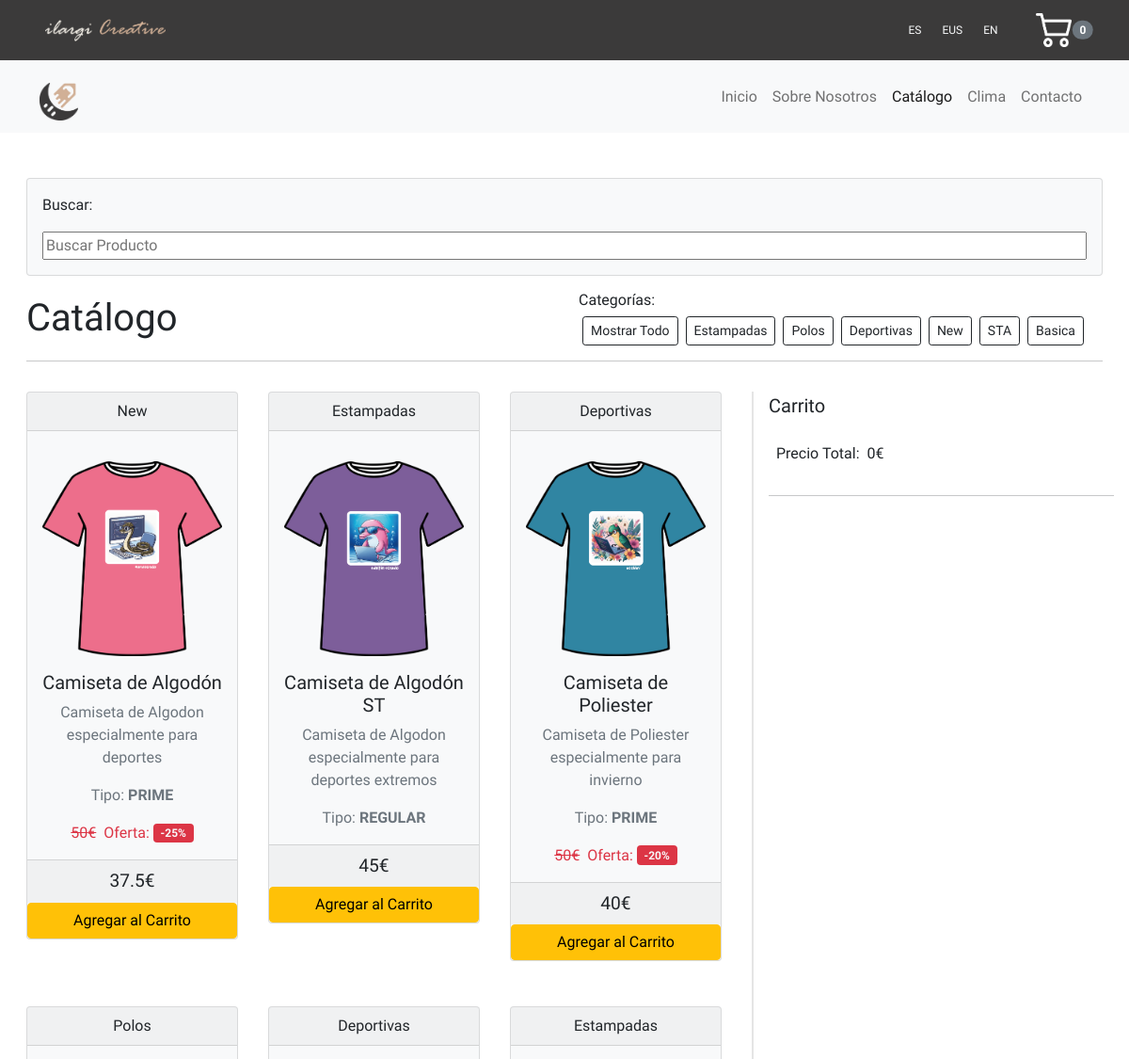
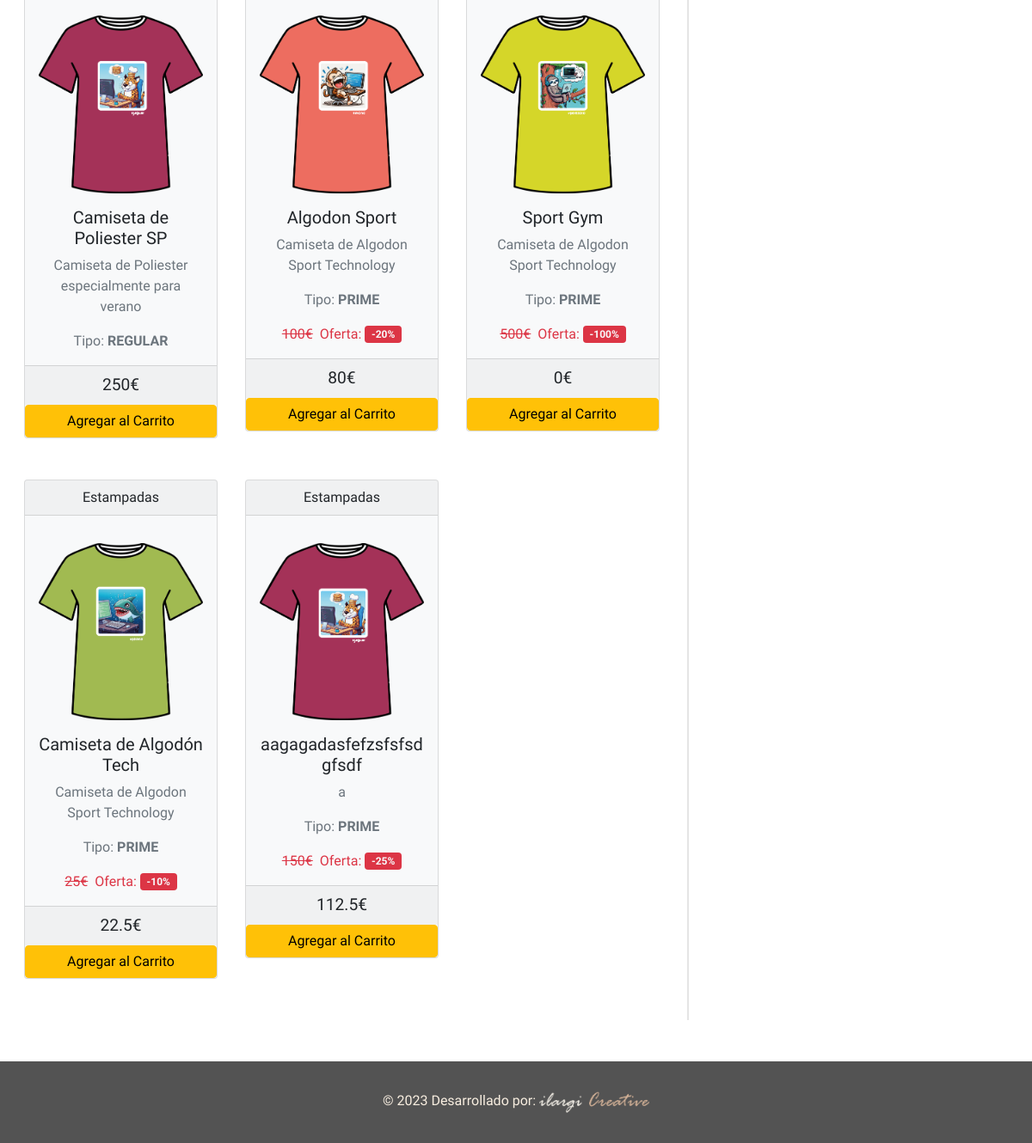
/catalogo.php, run on the app's committed database (2 pictures, top to bottom).
### tables this page shows
CREATE TABLE "productos" (
	"id"	INTEGER,
	"nombre"	TEXT NOT NULL,
	"descripcion"	TEXT DEFAULT NULL,
	"categoria_id"	INTEGER DEFAULT NULL,
	"talla_id"	INTEGER DEFAULT NULL,
	"tipo_producto_id"	INTEGER DEFAULT NULL,
	"descuento"	REAL DEFAULT NULL,
	"precio"	REAL NOT NULL,
	"precio_final"	REAL DEFAULT NULL,
	"imagen_url"	TEXT DEFAULT NULL,
	"cantidad"	INTEGER,
	"descripcion_eus"	TEXT,
	PRIMARY KEY("id" AUTOINCREMENT),
	FOREIGN KEY("talla_id") REFERENCES "talla"("id"),
	FOREIGN KEY("categoria_id") REFERENCES "categoria"("id"),
	FOREIGN KEY("tipo_producto_id") REFERENCES "tipo_producto"("id")
);

CREATE TABLE `categoria` (
  `id` INTEGER PRIMARY KEY AUTOINCREMENT,
  `nombre` TEXT DEFAULT NULL
);

CREATE TABLE `tipo_producto` (
  `id` INTEGER PRIMARY KEY AUTOINCREMENT,
  `nombre` TEXT DEFAULT NULL
);

### db/db_connection.php (called while the page is built, shortened)
<?php
class ProductosDB{
    public static function selectProductos(){
        try{
            $db = new PDO (DB_PATH);
            $registros = $db->query("select * from productos");
            $productos = array();
            while ($registro = $registros->fetch()){
                $producto = new Producto();
                $producto->setId($registro['id']);
                $producto->setNombre($registro['nombre']);
                $producto->setDescripcion($registro['descripcion']);
                $producto->setCategoriaId($registro['categoria_id']);
                $producto->setTallaId($registro['talla_id']);
                $producto->setTipoProductoId($registro['tipo_producto_id']);
                $producto->setDescuento($registro['descuento']);
                $producto->setPrecio($registro['precio']);
                $producto->setImagenURL($registro['imagen_url']);
                $productos[] = $producto;
            }
            return $productos;
        } catch (Exception $e){
            echo "<p>Error:" .$e->getMessage() . "</p>\n";
            return null;
        }
    }
    public static function selectProductosJSON()
    {
        try {
            $db = new PDO (DB_PATH);
            $registros = $db->query("select * from productos");
            if ($registro = $registros->fetch()) {
                $productos = array();
                do {
                    $producto = array(
                        'id' => (int)$registro['id'],
                        'nombre' => $registro['nombre'],
                        'descripcion' => $registro['descripcion'],
                        'categoria_id' => (int)$registro['categoria_id'],
                        'talla_id' => (int)$registro['talla_id'],
                        'tipo_producto_id' => (int)$registro['tipo_producto_id'],
                        'descuento' => (float)$registro['descuento'],
                        'precio' => (float)$registro['precio'],
                        'precio_final' => (float)$registro['precio_final'],
                        'imagen_url' => $registro['imagen_url']
                    );
                    $productos[] = $producto;
                } while ($registro = $registros->fetch());
                return json_encode($productos, JSON_UNESCAPED_UNICODE);
            }
        } catch (Exception $e) {
            echo "<p>Error:" . $e->getMessage() . "</p>\n";
            return null;
        }
    }
    public static function obtenerNombreTipoProducto($tipo_producto_id) {
        try {
            $db = new PDO (DB_PATH);
            $consulta = "SELECT nombre FROM tipo_producto WHERE id = $tipo_producto_id";
            $resultado = $db->query($consulta);
            $nombre_tipo_producto = $resultado->fetchColumn();
            return $nombre_tipo_producto;
        } catch (Exception $e) {
            echo "<p>Error: " . $e->getMessage() . "</p>\n";
            return null;
        }
    }
    public static function obtenerNombreTipoCategoria($categoria_id) {
        try {
            $db = new PDO (DB_PATH);
            $consulta = "SELECT nombre FROM categoria WHERE id = $categoria_id";
            $resultado = $db->query($consulta);
            $nombre_tipo_categoria = $resultado->fetchColumn();
            return $nombre_tipo_categoria;
        } catch (Exception $e) {
            echo "<p>Error: " . $e->getMessage() . "</p>\n";
            return null;
        }
    }
}

### src/objects/productos.php (called while the page is built, shortened)
<?php
class Producto {
    private $id;
    private $nombre;
    private $descripcion;
    private $tipo_producto_id;
    private $descuento;
    private $precio;
    private $imagen_url;
    public function __construct() {
        $this->descuento = 50;
    }
    public function getId() {
        return $this->id;
    }
    public function setId($id) {
        $this->id = $id;
    }
    public function getNombre() {
        return $this->nombre;
    }
    public function setNombre($nombre) {
        $this->nombre = $nombre;
    }
    public function getDescripcion() {
        return $this->descripcion;
    }
    public function setDescripcion($descripcion) {
        $this->descripcion = $descripcion;
    }
    public function getTipoProductoId() {
        return $this->tipo_producto_id;
    }
    public function setTipoProductoId($tipo_producto_id) {
        $this->tipo_producto_id = $tipo_producto_id;
    }
    public function getDescuento() {
        return $this->descuento;
    }
    public function setDescuento($descuento) {
        $this->descuento = $descuento;
    }
    public function getPrecio() {
        return $this->precio;
    }
    public function setPrecio($precio) {
        $this->precio = $precio;
    }
    public function getPrecioFinal() {
        if ($this->precio !== null && $this->descuento !== null && $this->tipo_producto_id == 1) {
            return $this->precio_final = $this->precio - ($this->precio * ($this->descuento / 100));
        } else {
            return $this->precio_final = $this->precio;
        }
    }
    public function getImagenUrl() {
        return $this->imagen_url;
    }
    public function setImagenUrl($imagen_url) {
        $this->imagen_url = $imagen_url;
    }
}

### src/views/catalogo.php (the view, shortened to what this page needs)
<!DOCTYPE html>
<html lang="en">
<head>
    <?php include '../includes/head.php'; ?>
</head>
<body>
    <?php include '../includes/header.php'; ?>
    <?php include '../includes/nav.php';  ?>
<main class="custom-dashboard">
    <div class="container-fluid py-5" style="min-height: 73vh;">
    <div class="card text-dark bg-light p-3 mx-3">
                <p class="card-text"><?php echo $textos['buscar']; ?>:</p>
                <input type="text" class="dropdown" id="search-input" placeholder="<?php echo $textos['buscar-producto']; ?>">
    </div>
        <div class="p-3">
            <div class="d-flex align-items-center justify-content-between">
                <div class="display-6 text-center"><?php echo $textos['catalogo']; ?></div>
                <div class="right-side d-grid mx-3">
                    <h6 class="h6"><?php echo $textos['categorias']; ?></h6>
                    <div id="btn-categorias"></div>
                </div>
            </div>
            <hr>
        </div>
        <div class="row d-flex flex-wrap-reverse">
            <div class="col-md-8 col-12 div-productos">
                <div class="d-flex flex-wrap" id="lista-items">
                    <?php foreach ($productos as $producto) :
                        $nombre_tipo_producto = ProductosDB::obtenerNombreTipoProducto($producto->getTipoProductoId());
                        $nombre_tipo_categoria = ProductosDB::obtenerNombreTipoCategoria($producto->getCategoriaId());
                    ?>
                        <div class="col-lg-4 col-md-4 col-sm-12 pb-5 px-3">
                            <div class="card bg-light text-center">
                                <a class="link-dark" href='../public/catalogo.php?id=<?= $producto->getId() ?>'>
                                    <div class="card-header"><?php echo $nombre_tipo_categoria ?></div>
                                    <div class="card-body">
                                        <img id="img-producto" src="<?php echo $producto->getImagenURL() ?>" class="img-fluid rounded-start py-3" style="width: 15em" alt="Card title">
                                        <h5 class="card-title"><?php echo $producto->getNombre() ?></h5>
                                        <p class="card-text text-muted"><?php echo $producto->getDescripcion() ?></p>
                                        <p class="card-text text-muted" id="tipo-producto"><?php echo $textos['tipo']; ?> <strong><?php echo $nombre_tipo_producto ?></strong> </p>
                                        <?php if ($producto->getTipoProductoId() == 1): ?>
                                            <div class="d-flex justify-content-center align-items-center gap-2">
                                                <div class="card-text <?php echo $producto->getTipoProductoId() == 1 ? 'text-decoration-line-through text-danger' : ''; ?>">
                                                        <?php echo $producto->getPrecio() ?>€
                                                </div>
                                                <div class="d-flex flex-column flex-lg-row gap-1 align-items-center">
                                                    <div class="text-danger"><?php echo $textos['oferta']; ?>:
                                                    </div>
                                                    <span class="badge bg-danger">
                                                        <p class="text-light m-0">-<?php echo $producto->getTipoProductoId() == 1 ? $producto->getDescuento() . '%' : ''; ?></p>
                                                    </span>
                                                </div>
                                            </div>
                                        <?php endif; ?>
                                    </div>
                                </a>
                                <div class="card-footer">
                                    <p class="card-text" style="font-size: larger;" id="price-producto"><?php echo $producto->getPrecioFinal() ?>€</p>
                                </div>
                                <button class="btn btn-warning w-100 btn-add"  id="btn-add-to-car" data-descuento="<?php echo $producto->getDescuento()?>" data-nombre="<?php echo $producto->getNombre() ?>" data-imagen="<?php echo $producto->getImagenURL() ?>" data-precio="<?php echo $producto->getPrecioFinal() ?>" data-tipo="<?php echo $producto->getTipoProductoId() ?>"><?php echo $textos['agregar-carrito']; ?></button>
                            </div>
                        </div>
                    <?php endforeach; ?>
                </div>
            </div>
            <div class="col-md-4 col-12 px-3" id="div-carrito">
                <div class="d-flex justify-content-between pb-2">
                    <p class="lead font-weight-bold"><?php echo $textos['carrito']; ?></p>
                </div>
                <div class="d-flex">
                    <p class="mx-2"><?php echo $textos['precio-total']; ?>: </p>
                    <p id="valor-total"></p>
                    <p>€</p>
                </div>
                <hr>
            </div>
        </div>
    </div>
    <?php include '../includes/footer.php';  ?>
    </main>
</body>
</html>

### public/catalogo.php (shortened to what this page needs)
<?php
require('../db/db_connection.php');
require('../src/objects/productos.php');
$currentPage = 'catalogo';
require '../assets/idioma/i18n.php';
$textos = $idiomas[$_SESSION['idioma']];
if (isset($_GET['id'])) {
    $id = $_GET['id'];
    $filteredId = filter_var($id, FILTER_VALIDATE_INT);
    if ($filteredId === false) {
        header("HTTP/1.0 400 Bad Request");
        include '../src/views/400.php';
        exit;
    }
    $producto = ProductosDB::selectProducto($id);
    if ($producto == null) {
        header("HTTP/1.0 404 Not Found");
        include '../src/views/404.php';
        exit;
    }
    $nombre_tipo_producto = ProductosDB::obtenerNombreTipoProducto($producto->getTipoProductoId());
    $nombre_tipo_categoria = ProductosDB::obtenerNombreTipoCategoria($producto->getCategoriaId());
    include '../src/views/product-page.php';
} else {
    $productos = ProductosDB::selectProductos();
    $productosJSON = ProductosDB::selectProductosJSON();
    $css = "../assets/css/style.css";
    require '../src/views/catalogo.php';
}

### includes/head.php (shortened to what this page needs)
<head>
    <link href="https://cdn.jsdelivr.net/npm/bootstrap@5.0.2/dist/css/bootstrap.min.css" rel="stylesheet">
    <link rel="stylesheet" href="<?php echo $css; ?>"">
</head>

### includes/header.php
<header class="header">
  <a href="../public/" aria-label="Ir a la página de inicio">
    <img src="../assets/img/logo/logo2.png" alt="Logo de MoyaCreative que lleva a la página de inicio" id="logo-header">
  </a>
  <div class="d-flex align-items-center gap-3">
    <div class="button-idiomas d-flex">
      <a href="?idioma=es" class="btn text-light btn-small  d-none d-md-block" id="es">ES</a>
      <a href="?idioma=eus" class="btn text-light btn-small d-none d-md-block" id="eus">EUS</a>
      <a href="?idioma=en" class="btn text-light btn-small  d-none d-md-block" id="en">EN</a>
    </div>
  <button type="button" class="btn btn-black position-relative" onclick="window.location.href = '../public/carrito.php';" aria-label="Ir al carrito de compras">
    <img src="../assets/img/carrito.png" alt="Imagen del Carrito" id="carrito">
    <span class="position-absolute top-50 start-100 translate-middle badge rounded-pill bg-secondary" id="contador">
    </span>
  </button>
  </div>
</header>

### includes/nav.php (shortened to what this page needs)
<nav class="navbar navbar-expand-lg navbar-light bg-light ">
  <div class="container">
    <a class="navbar-brand pt-3" aria-label="Ir al Inicio" href="index.php">
      <img src="../assets/img/logo/logo.png" alt="Logo de la Empresa" id="logo">
    </a>
    <div class="collapse navbar-collapse justify-content-end mr-auto text-center" id="navbarSupportedContent">
      <ul class="navbar-nav mr-auto">
        <li class="nav-item">
          <a id="nav-inicio" class="nav-link <?php echo ($currentPage === 'index') ? 'active' : ''; ?>" href="../public/"><?php echo $textos['inicio']; ?></a>
        </li>
        <li class="nav-item">
          <a id="nav-nosotros" class="nav-link <?php echo ($currentPage === 'nosotros') ? 'active' : ''; ?>" href="../public/nosotros.php"><?php echo $textos['nosotros']; ?></a>
        </li>
        <li class="nav-item">
          <a id="nav-catalogo" class="nav-link <?php echo ($currentPage === 'catalogo') ? 'active' : ''; ?>" href="../public/catalogo.php"><?php echo $textos['catalogo']; ?></a>
        </li>
        <li class="nav-item">
          <a class="nav-link <?php echo ($currentPage === 'clima') ? 'active' : ''; ?>" href="../public/weather.php" disabled><?php echo $textos['clima']; ?></a>
        </li>
        <li class="nav-item">
          <a class="nav-link <?php echo ($currentPage === 'contacto') ? 'active' : ''; ?>" href="../public/contacto.php" disabled><?php echo $textos['contacto']; ?></a>
        </li>
      </ul>
    </div>
  </div>
</nav>

### includes/footer.php
<footer class="footer">
    <div class="text-center">
      &copy; 2023 <?php echo $textos['desarrollador']; ?>
      <a href="../public/">
    <img src="../assets/img/logo/logo2.png" alt="" id="logo-header">
  </a>
    </div>
</footer>

### assets/css/style.css (style rules this page uses)
:root { --blanco: white; --negro: black; --grisOscuro: rgb(83, 83, 83); --gris: rgba(0, 0, 0, 0.1); --celeste: rgba(150, 174, 253, 0.1); }
body { font-family: 'Albert Sans', sans-serif; }
.header { padding: 1em 3em; background-color: rgb(59, 58, 58); color: var(--blanco); height: 4em; display: flex; flex-direction: row; justify-content: space-between; align-items: center; }
.custom-dashboard { width: 100%; margin: 0 auto; }
#logo { height: 2em; }
#logo-header { width: 8em; }
#carrito { height: 2.2em; }
a { text-decoration: none; }
.div-productos { border-right: 1px solid var(--gris); padding-right: 1em; }
#div-carrito { border-left: 1px solid var(--gris); padding-left: 1em; }
.btn-small { padding: 5px 10px; font-size: 12px; }
.footer { background-color: var(--grisOscuro); padding: 2em 0; color: rgb(248, 238, 224); }

### data on the page
productos: categoria.nombre "New", imagen_url (picture), nombre "Camiseta de Algodón", descripcion "Camiseta de Algodon especialmente para deportes", tipo_producto.nombre "PRIME", precio "50", descuento "25", PrecioFinal "37.5"
productos: categoria.nombre "Estampadas", imagen_url (picture), nombre "Camiseta de Algodón ST", descripcion "Camiseta de Algodon especialmente para deportes extremos", tipo_producto.nombre "REGULAR", PrecioFinal "45"
productos: categoria.nombre "Deportivas", imagen_url (picture), nombre "Camiseta de Poliester", descripcion "Camiseta de Poliester especialmente para invierno", tipo_producto.nombre "PRIME", precio "50", descuento "20", PrecioFinal "40"
productos: categoria.nombre "Polos", imagen_url (picture), nombre "Camiseta de Poliester SP", descripcion "Camiseta de Poliester especialmente para verano", tipo_producto.nombre "REGULAR", PrecioFinal "250"
productos: categoria.nombre "Deportivas", imagen_url (picture), nombre "Algodon Sport", descripcion "Camiseta de Algodon Sport Technology", tipo_producto.nombre "PRIME", precio "100", descuento "20", PrecioFinal "80"
productos: categoria.nombre "Estampadas", imagen_url (picture), nombre "Sport Gym", descripcion "Camiseta de Algodon Sport Technology", tipo_producto.nombre "PRIME", precio "500", descuento "100", PrecioFinal "0"
productos: categoria.nombre "Estampadas", imagen_url (picture), nombre "Camiseta de Algodón Tech", descripcion "Camiseta de Algodon Sport Technology", tipo_producto.nombre "PRIME", precio "25", descuento "10", PrecioFinal "22.5"
productos: categoria.nombre "Estampadas", imagen_url (picture), nombre "aagagadasfefzsfsfsdgfsdf", descripcion "a", tipo_producto.nombre "PRIME", precio "150", descuento "25", PrecioFinal "112.5"

### other printed values
$textos['inicio'] "Inicio"
$textos['nosotros'] "Sobre Nosotros"
$textos['catalogo'] "Catálogo"
$textos['clima'] "Clima"
$textos['contacto'] "Contacto"
$textos['buscar'] "Buscar"
$textos['categorias'] "Categorías:"
$textos['carrito'] "Carrito"
$textos['precio-total'] "Precio Total"
$textos['desarrollador'] "Desarrollado por:"
